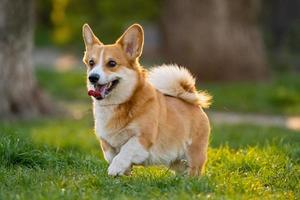
#> input picture open cv/photos/dog.jpg, 300 x 200 px
$ python 'bright spots.py'
#> lines starting #> are read from the running program, lines starting #| are printed output that depends on the picture; after the words box and inside, x2 and y2 are one past the last pixel; in counts of white or black regions, pixels touching at a corner belong together
import cv2
import numpy as np

img = cv2.imread('photos/dog.jpg')
#> img is the input picture: shape (200, 300, 3); mean B, G, R 62.3, 109, 111.9
kernel = np.ones((51, 51)) / 51**2

minval, maxval, mincoord, maxcoord = cv2.minMaxLoc(cv2.cvtColor(img, cv2.COLOR_BGR2GRAY))
#> minval = 1; maxval = 246; mincoord = (92, 79); maxcoord = (178, 69)

img = cv2.circle(img, maxcoord, 65, (255, 0, 0), 2)
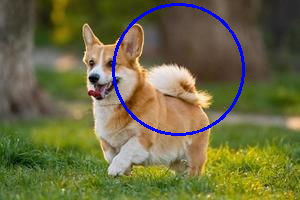
#> img: shape (200, 300, 3); 2.05% of pixels changed, all inside (x1, y1, x2, y2) = (112, 3, 245, 136)

cv2.imshow('bright spot image', img)
cv2.imwrite('Resources/retina_bright_spot.jpg', img)

cv2.waitKey(0)
cv2.destroyAllWindows()

$ run again, with open cv/photos/largeImage.jpg copied over open cv/photos/dog.jpg
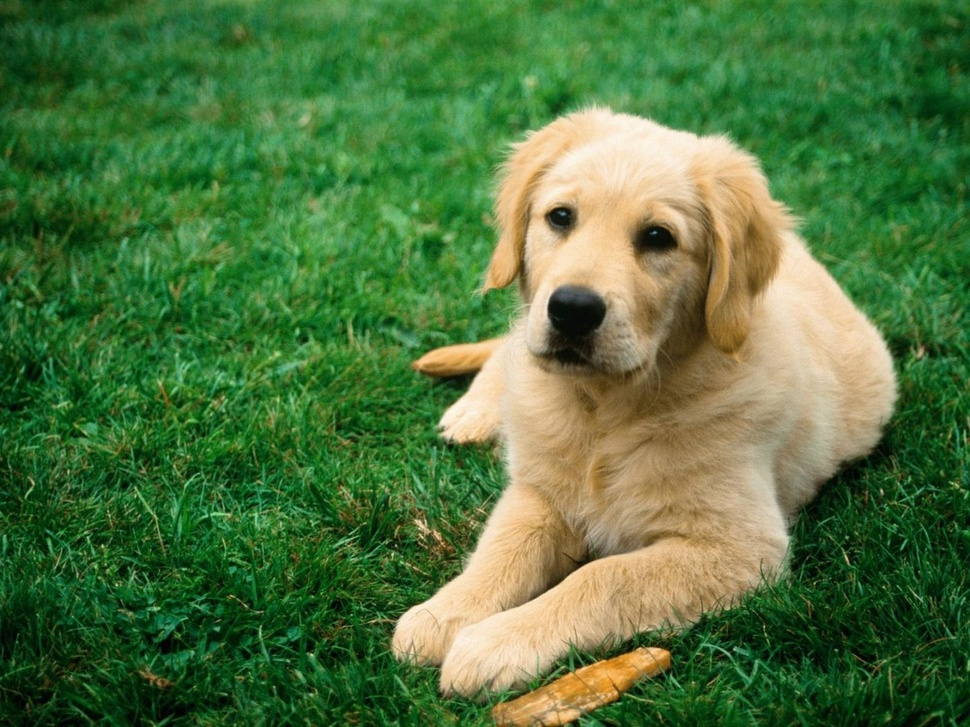
#> input picture open cv/photos/largeImage.jpg, 970 x 727 px, shrunk from 1440 x 1080 before the run
#> img is the input picture: shape (727, 970, 3); mean B, G, R 62.2, 116.7, 79.4
#> minval = 0; maxval = 249; mincoord = (181, 713); maxcoord = (449, 412)
#> `img = cv2.circle(img, maxcoord, 65, (255, 0, 0), 2)`:
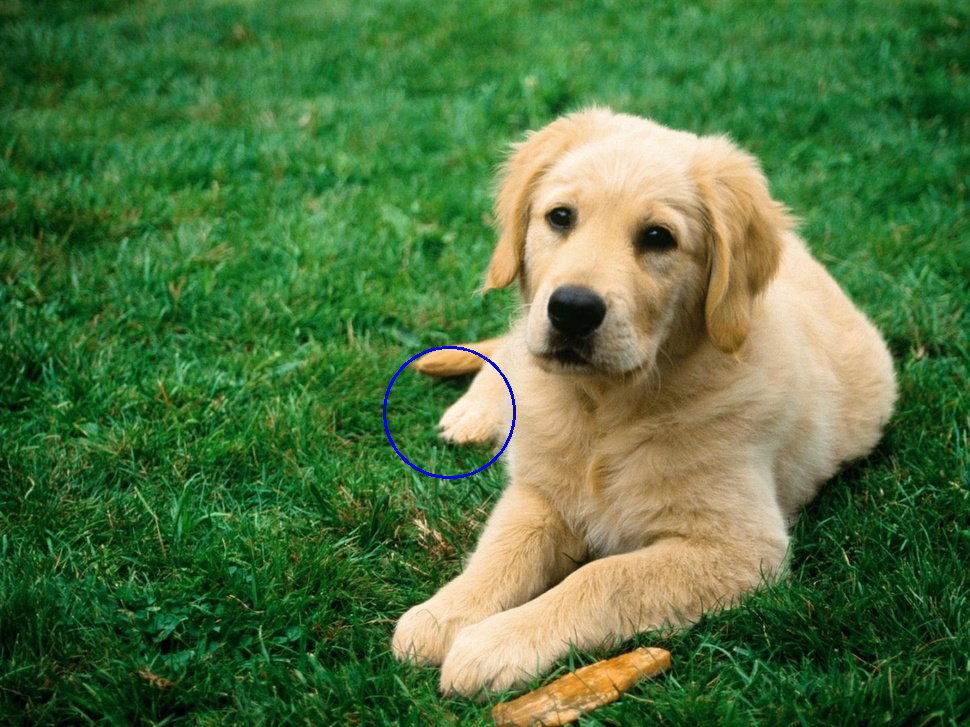
#> img: shape (727, 970, 3); 0.17% of pixels changed, all inside (x1, y1, x2, y2) = (383, 346, 516, 479)

$ run again, with open cv/photos/noise.jpg copied over open cv/photos/dog.jpg
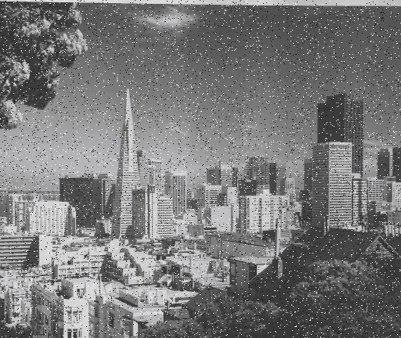
#> input picture open cv/photos/noise.jpg, 401 x 338 px
#> img is the input picture: shape (338, 401, 3); mean B, G, R 120.8, 120.6, 120.6
#> minval = 22; maxval = 250; mincoord = (350, 308); maxcoord = (69, 266)
#> `img = cv2.circle(img, maxcoord, 65, (255, 0, 0), 2)`:
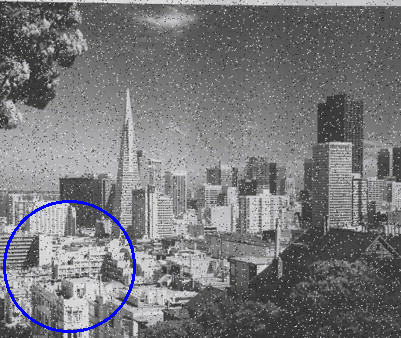
#> img: shape (338, 401, 3); 0.91% of pixels changed, all inside (x1, y1, x2, y2) = (3, 200, 136, 333)
